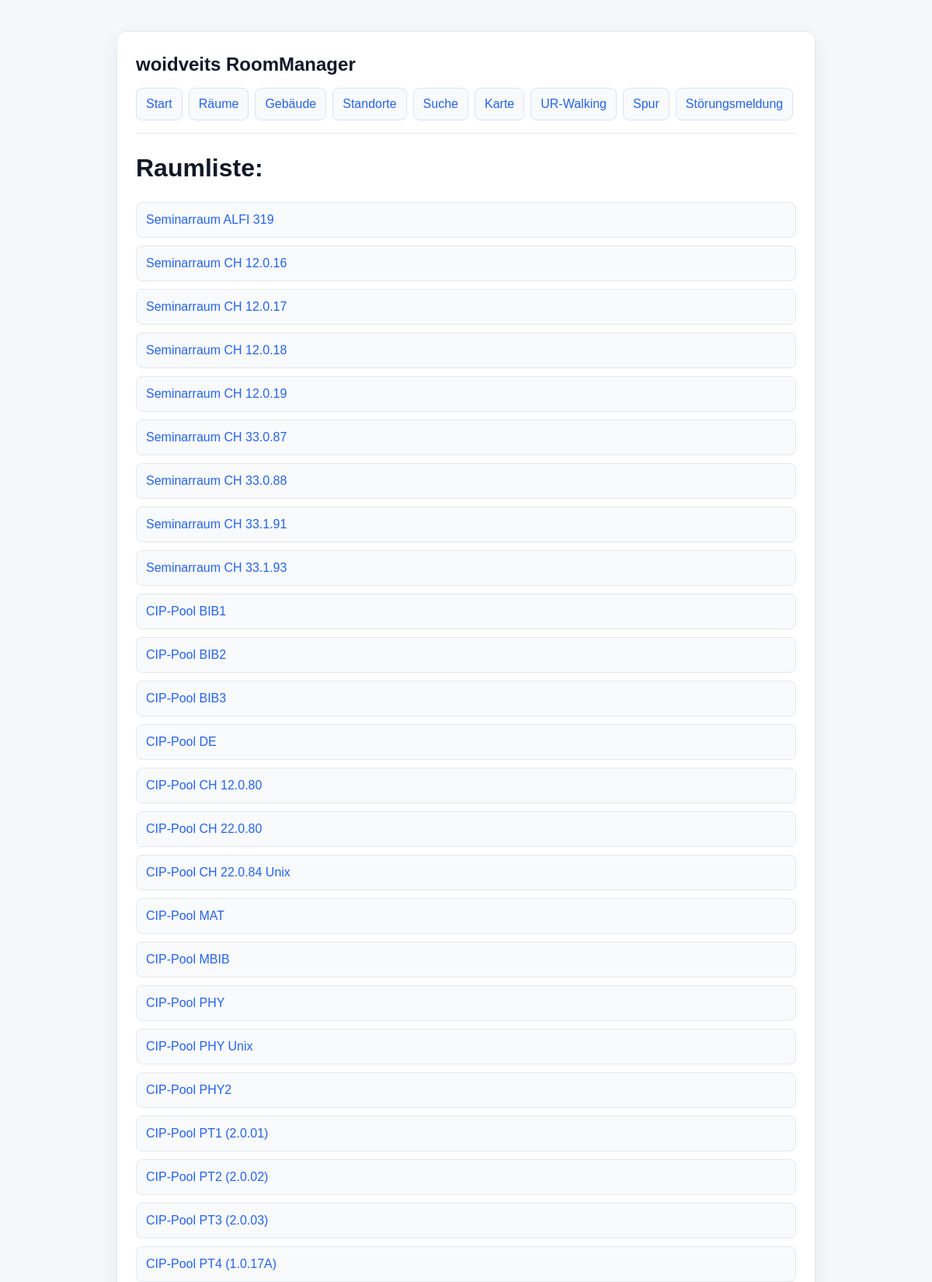
Screenshot of /rooms (upper part) with the database file from the repository.
### backend/app/database/models.py (models this page shows)
class Room(Base):
    __tablename__ = "rooms"
    id = Column(Integer, primary_key=True, index=True)
    secondary_ids = Column(JSON, default=list)
    names = Column(JSON, default=list)
    category = Column(String)
    comment = Column(String)
    building_id = Column(Integer, ForeignKey("buildings.id"))
    building_rel = relationship("Building", back_populates="rooms")
    level = Column(Integer)
    longitude = Column(Float)
    latitude = Column(Float)
    seats_amount = Column(Integer)
    seats_arrangement = Column(String)
    outlet_amount = Column(Integer)
    projector = Column(String)
    projector_resolution = Column(String)
    lighting = Column(String)
    foto1 = Column(String)
    foto2 = Column(String)
    foto1_info = Column(String)
    foto2_info = Column(String)
    pdf = Column(String)

### backend/app/app.py (the view)
@app.route('/rooms', methods=['GET'])
@role_required('guest', 'student', 'employee', 'admin', app=app)
def room_list():
    logger.info('Opening room list')
    rooms = session.query(Room).all()
    return render_template('room_list.html', rooms=rooms)

### frontend/templates/room_list.html (shortened to what this page needs)
<!DOCTYPE html>
<html lang="de">
<head>
    <link rel="stylesheet" href="{{ url_for('static', filename='styles.css') }}">
</head>
<body>
	<div class="app">
        {% include '_navigation.html' %}
		<h1>Raumliste:</h1>
        <ul id="room-list">
            {% for room in rooms %}
            <li><a href="/rooms/{{ room.id }}">{{ room.names[0] if room.names else '*kein Name*' }}</a></li>
            {% else %}
            <li>Keine Räume gefunden.</li>
            {% endfor %}
        </ul>
	</div>
</body>
</html>

### frontend/static/styles.css (style rules this page uses)
* { box-sizing: border-box; }
body { margin: 0; min-height: 100vh; font-family: Arial, sans-serif; line-height: 1.5; background: #f5f7fb; color: #1f2937; }
.app { max-width: 900px; margin: 40px auto; padding: 24px; background: #ffffff; border: 1px solid #e5e7eb; border-radius: 12px; box-shadow: 0 8px 24px rgba(15, 23, 42, 0.06); }
h1 { margin: 0 0 20px; color: #111827; }
a { color: #2563eb; text-decoration: none; }
#room-list, #building-list, #location-list { list-style: none; padding: 0; margin: 16px 0 0; }
#room-list li, #building-list li, #location-list li { margin-bottom: 10px; padding: 10px 12px; background: #f8fafc; border: 1px solid #e5e7eb; border-radius: 8px; }

### rows the page displays
Room: names "Seminarraum ALFI 319"
Room: names "Seminarraum CH 12.0.16"
Room: names "Seminarraum CH 12.0.17"
Room: names "Seminarraum CH 12.0.18"
Room: names "Seminarraum CH 12.0.19"
Room: names "Seminarraum CH 33.0.87"
Room: names "Seminarraum CH 33.0.88"
Room: names "Seminarraum CH 33.1.91"
Room: names "Seminarraum CH 33.1.93"
Room: names "CIP-Pool BIB1"
Room: names "CIP-Pool BIB2"
Room: names "CIP-Pool BIB3"
Room: names "CIP-Pool DE"
Room: names "CIP-Pool CH 12.0.80"
Room: names "CIP-Pool CH 22.0.80"
Room: names "CIP-Pool CH 22.0.84 Unix"
Room: names "CIP-Pool MAT"
Room: names "CIP-Pool MBIB"
Room: names "CIP-Pool PHY"
Room: names "CIP-Pool PHY Unix"
Room: names "CIP-Pool PHY2"
Room: names "CIP-Pool PT1 (2.0.01)"
Room: names "CIP-Pool PT2 (2.0.02)"
Room: names "CIP-Pool PT3 (2.0.03)"
Room: names "CIP-Pool PT4 (1.0.17A)"
